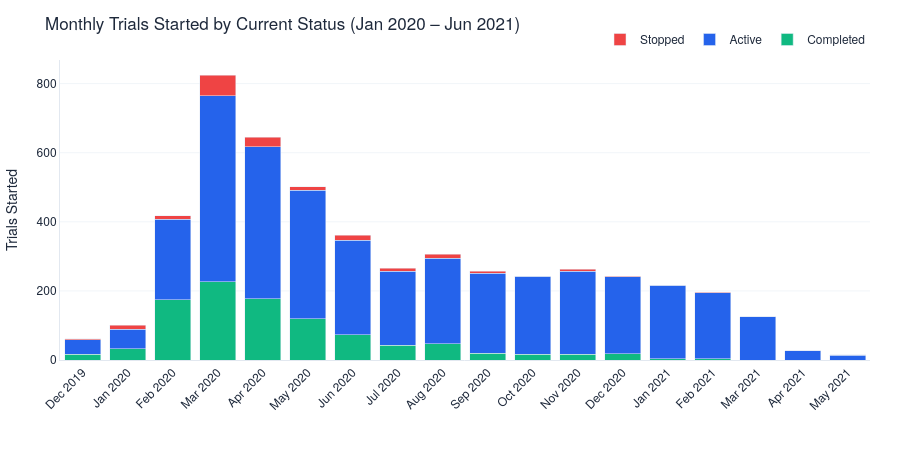

Notebook source saved alongside this figure:
### Code cell
# ── Chart 1D-1: Monthly trials started (stacked bar by status) ──────────
# Focus on the main period: Jan 2020 — Jun 2021
df_main = df_timeline[df_timeline['month'] <= '2021-06-01'].copy()
df_main['month_label'] = df_main['month'].dt.strftime('%b %Y')

fig_1d1 = go.Figure()

for col, name, color in [
    ('completed', 'Completed', COLORS['success']),
    ('active', 'Active', COLORS['primary']),
    ('stopped', 'Stopped', COLORS['danger']),
]:
    fig_1d1.add_trace(go.Bar(
        x=df_main['month_label'],
        y=df_main[col],
        name=name,
        marker_color=color,
        hovertemplate=f'{name}: %{{y}}<extra></extra>',
    ))

fig_1d1.update_layout(
    **LAYOUT_DEFAULTS,
    title='Monthly Trials Started by Current Status (Jan 2020 – Jun 2021)',
    xaxis_title='',
    yaxis_title='Trials Started',
    barmode='stack',
    height=450,
    width=900,
    legend=dict(orientation='h', yanchor='bottom', y=1.02, xanchor='right', x=1),
    xaxis_tickangle=-45,
)
clean_axes(fig_1d1)
fig_1d1.show()

### Figure 1 — Plotly figure (JSON) as saved in the notebook; plotly's stock layout.template omitted (floating-point values rounded to 4 significant figures)
{"data": [{"hovertemplate": "Completed: %{y}<extra></extra>", "marker": {"color": "#10B981"}, "name": "Completed", "type": "bar", "x": ["Dec 2019", "Jan 2020", "Feb 2020", "Mar 2020", "Apr 2020", "May 2020", "Jun 2020", "Jul 2020", "Aug 2020", "Sep 2020", "Oct 2020", "Nov 2020", "Dec 2020", "Jan 2021", "Feb 2021", "Mar 2021", "Apr 2021", "May 2021"], "y": [17, 32, 175, 226, 178, 119, 73, 42, 47, 20, 17, 16, 18, 3, 3, 0, 0, 0]}, {"hovertemplate": "Active: %{y}<extra></extra>", "marker": {"color": "#2563EB"}, "name": "Active", "type": "bar", "x": ["Dec 2019", "Jan 2020", "Feb 2020", "Mar 2020", "Apr 2020", "May 2020", "Jun 2020", "Jul 2020", "Aug 2020", "Sep 2020", "Oct 2020", "Nov 2020", "Dec 2020", "Jan 2021", "Feb 2021", "Mar 2021", "Apr 2021", "May 2021"], "y": [42, 57, 233, 539, 440, 373, 274, 215, 247, 231, 225, 241, 223, 214, 192, 125, 27, 14]}, {"hovertemplate": "Stopped: %{y}<extra></extra>", "marker": {"color": "#EF4444"}, "name": "Stopped", "type": "bar", "x": ["Dec 2019", "Jan 2020", "Feb 2020", "Mar 2020", "Apr 2020", "May 2020", "Jun 2020", "Jul 2020", "Aug 2020", "Sep 2020", "Oct 2020", "Nov 2020", "Dec 2020", "Jan 2021", "Feb 2021", "Mar 2021", "Apr 2021", "May 2021"], "y": [2, 11, 9, 60, 27, 10, 14, 8, 12, 6, 1, 6, 2, 0, 1, 0, 0, 1]}], "layout": {"barmode": "stack", "font": {"color": "#1E293B", "family": "Helvetica Neue, Arial, sans-serif"}, "height": 450, "hoverlabel": {"bgcolor": "white", "font": {"size": 12}}, "legend": {"orientation": "h", "x": 1, "xanchor": "right", "y": 1.02, "yanchor": "bottom"}, "margin": {"b": 60, "l": 60, "r": 30, "t": 60}, "paper_bgcolor": "white", "plot_bgcolor": "white", "title": {"text": "Monthly Trials Started by Current Status (Jan 2020 – Jun 2021)"}, "width": 900, "xaxis": {"linecolor": "#E2E8F0", "linewidth": 1, "showgrid": false, "tickangle": -45, "title": {"text": ""}}, "yaxis": {"gridcolor": "#F1F5F9", "gridwidth": 1, "linecolor": "#E2E8F0", "linewidth": 1, "showgrid": true, "title": {"text": "Trials Started"}}}}
